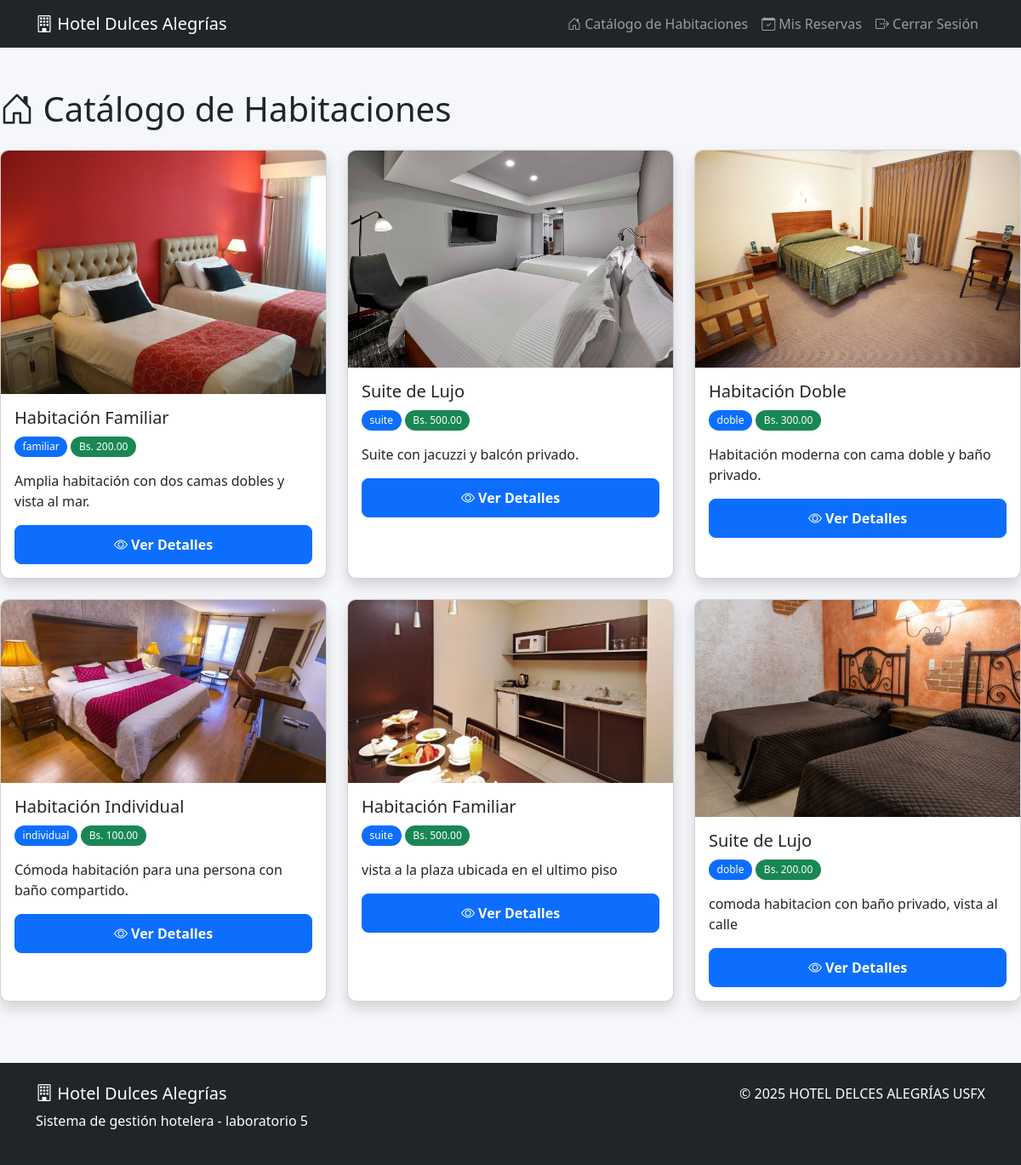
/user/dashboard.php (signed in), run on the app's committed database.
### tables this page shows
CREATE TABLE `rooms` (
  `id` int(11) NOT NULL,
  `name` varchar(100) NOT NULL,
  `type` varchar(50) NOT NULL,
  `description` text NOT NULL,
  `price` decimal(10,2) NOT NULL,
  `images` text DEFAULT NULL
);

### includes/session.php (called while the page is built, shortened)
<?php
function isLoggedIn() {
    return isset($_SESSION['user_id']);
}
function isAdmin() {
    return isset($_SESSION['role']) && $_SESSION['role'] === 'admin';
}
?>

### user/dashboard.php (the view, shortened to what this page needs)
<?php
require_once '../includes/session.php';
require_once '../includes/db.php';
$stmt = $pdo->query("SELECT * FROM rooms");
$rooms = $stmt->fetchAll();
?>
<?php include '../includes/header.php'; ?>
<h1 class="mb-4"><i class="bi bi-house-door"></i> Catálogo de Habitaciones</h1>
<div class="row">
    <?php foreach ($rooms as $room):
        $images = explode(',', $room['images']);
        $firstImage = trim($images[0]);
    ?>
    <div class="col-md-4 mb-4">
        <div class="card h-100 shadow">
            <?php if ($firstImage): ?>
            <img src="../assets/img/<?= $firstImage ?>" class="card-img-top" alt="<?= htmlspecialchars($room['name']) ?>">
            <?php else: ?>
            <img src="../assets/img/default.jpg" class="card-img-top" alt="Imagen no disponible">
            <?php endif; ?>
            <div class="card-body">
                <h5 class="card-title"><?= htmlspecialchars($room['name']) ?></h5>
                <p class="card-text">
                    <span class="badge bg-primary"><?= htmlspecialchars($room['type']) ?></span>
                    <span class="badge bg-success">Bs. <?= number_format($room['price'], 2) ?></span>
                </p>
                <p class="card-text"><?= htmlspecialchars($room['description']) ?></p>
                <a href="room_detail.php?id=<?= $room['id'] ?>" class="btn btn-primary w-100">
                    <i class="bi bi-eye"></i> Ver Detalles
                </a>
            </div>
        </div>
    </div>
    <?php endforeach; ?>
</div>
<?php include '../includes/footer.php'; ?>

### includes/header.php (shortened to what this page needs)
<!DOCTYPE html>
<html lang="es">
<head>
    <link href="https://cdn.jsdelivr.net/npm/bootstrap@5.3.0-alpha1/dist/css/bootstrap.min.css" rel="stylesheet">
    <link rel="stylesheet" href="https://cdn.jsdelivr.net/npm/bootstrap-icons@1.8.0/font/bootstrap-icons.css">
    <link rel="stylesheet" href="https://cdn.jsdelivr.net/npm/bootstrap-datepicker@1.9.0/dist/css/bootstrap-datepicker.min.css">
    <link rel="stylesheet" href="../assets/css/style.css">
</head>
<body>
    <nav class="navbar navbar-expand-lg navbar-dark bg-dark">
        <div class="container">
            <a class="navbar-brand" href="../">
                <i class="bi bi-building"></i> Hotel Dulces Alegrías
            </a>
            <div class="collapse navbar-collapse" id="navbarNav">
                <ul class="navbar-nav ms-auto">
                    <?php if (isLoggedIn()): ?>
                        <li class="nav-item">
                            <a class="nav-link" href="../user/dashboard.php">
                                <i class="bi bi-house-door"></i> Catálogo de Habitaciones
                            </a>
                        </li>
                        <?php if (!isAdmin()): ?>
                        <li class="nav-item">
                            <a class="nav-link" href="../user/reservations.php">
                                <i class="bi bi-calendar-check"></i> Mis Reservas
                            </a>
                        </li>
                        <?php endif; ?>
                        <li class="nav-item">
                            <a class="nav-link" href="../logout.php">
                                <i class="bi bi-box-arrow-right"></i> Cerrar Sesión
                            </a>
                        </li>
                    <?php endif; ?>
                </ul>
            </div>
        </div>
    </nav>
</body>
</html>

### includes/footer.php (shortened to what this page needs)
<footer class="bg-dark text-white py-4 mt-5">
    <div class="container">
        <div class="row">
            <div class="col-md-6">
                <h5><i class="bi bi-building"></i> Hotel Dulces Alegrías</h5>
                <p>Sistema de gestión hotelera - laboratorio 5</p>
            </div>
            <div class="col-md-6 text-end">
                <p>&copy; <?= date('Y') ?> HOTEL DELCES ALEGRÍAS USFX</p>
            </div>
        </div>
    </div>
</footer>
</body>
</html>

### assets/css/style.css (style rules this page uses)
:root { --primary: #0d6efd; --secondary: #6c757d; --success: #198754; --info: #0dcaf0; --warning: #ffc107; --danger: #dc3545; --light: #f8f9fa; --dark: #212529; }
body { background-color: #f5f7fa; min-height: 100vh; display: flex; flex-direction: column; }
.container { flex: 1; }
.card { border-radius: 10px; overflow: hidden; transition: transform 0.3s, box-shadow 0.3s; }
.btn { border-radius: 8px; padding: 10px 20px; font-weight: 600; transition: all 0.3s; }
.btn-primary { background-color: var(--primary); border-color: var(--primary); }
.badge { font-weight: 500; padding: 0.5em 0.8em; border-radius: 20px; }

### data on the page
rooms: shows a picture, name "Habitación Familiar", type "familiar", price "200.00", description "Amplia habitación con dos camas dobles y vista al mar."
rooms: shows a picture, name "Suite de Lujo", type "suite", price "500.00", description "Suite con jacuzzi y balcón privado."
rooms: shows a picture, name "Habitación Doble", type "doble", price "300.00", description "Habitación moderna con cama doble y baño privado."
rooms: shows a picture, name "Habitación Individual", type "individual", price "100.00", description "Cómoda habitación para una persona con baño compartido."
rooms: images (picture), name "Habitación Familiar", type "suite", price "500.00", description "vista a la plaza ubicada en el ultimo piso"
rooms: shows a picture, name "Suite de Lujo", type "doble", price "200.00", description "comoda habitacion con baño privado, vista al calle"
